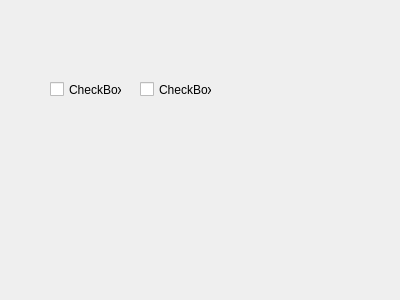
<?xml version="1.0" encoding="UTF-8"?>
<ui version="4.0">
 <class>about</class>
 <widget class="QDialog" name="about">
  <property name="geometry">
   <rect>
    <x>0</x>
    <y>0</y>
    <width>400</width>
    <height>300</height>
   </rect>
  </property>
  <property name="windowTitle">
   <string>Dialog</string>
  </property>
  <widget class="QCheckBox" name="checkBox">
   <property name="geometry">
    <rect>
     <x>50</x>
     <y>80</y>
     <width>72</width>
     <height>19</height>
    </rect>
   </property>
   <property name="text">
    <string>CheckBox</string>
   </property>
  </widget>
  <widget class="QCheckBox" name="checkBox_2">
   <property name="geometry">
    <rect>
     <x>140</x>
     <y>80</y>
     <width>72</width>
     <height>19</height>
    </rect>
   </property>
   <property name="text">
    <string>CheckBox</string>
   </property>
  </widget>
 </widget>
 <resources/>
 <connections/>
</ui>
